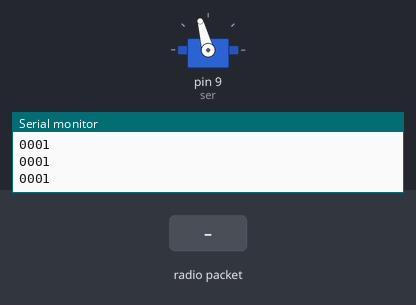
Bench run of a sketch on a simulated Arduino Uno, built with avr-gcc and run on an emulated ATmega328P. Parts: servo, the last lines printed to the serial monitor. Inputs (shaded band) come from the test bench. No radio packets arrive unless stated.

Above: at 1.2 s.
1.3 s: radio packet "5" arrives
At 2.5 s:
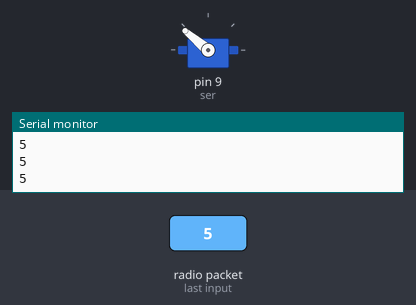
2.8 s: radio packet "90" arrives
At 3.5 s:
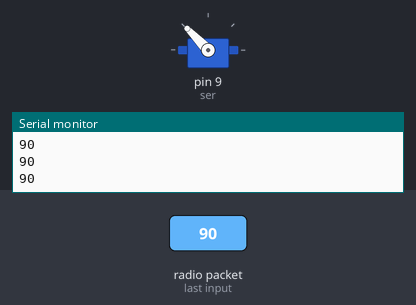
Timing chart, 0 to 5.8 s (numbered marks = the images above; inputs shaded):
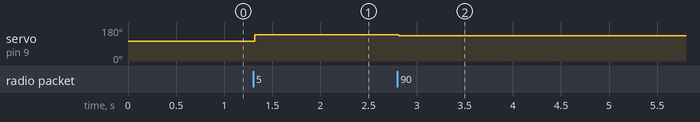

Measured:
- after the input at 1.3 s, servo on pin 9 (ser): 105° → 140° at once
- after the input at 2.8 s, servo on pin 9 (ser): 140° → 134° at once

The sketch:

Servo_RC_RX.ino
```cpp
#include <printf.h>
#include <nRF24L01.h>
#include <RF24_config.h>
#include <RF24.h>
#include <string.h>
#include <SPI.h>
#include <Servo.h>

  RF24 radio(7, 8); // CE,CSN
  const byte address[6] = "00001";

  Servo ser;
  int x, y;
  float z = 0.00;
  char text[32]="0001";

void setup() {

  Serial.begin(9600);
  radio.begin();
  radio.openReadingPipe(0, address);
  radio.setPALevel(RF24_PA_MIN);
  radio.startListening();


  ser.attach(9);
  ser.write(105);


}

void loop() {

  Serial.println(text);

  if(radio.available()){

    radio.read(&text, sizeof(text));

    Serial.print("Empfangen: ");
    Serial.println(text);

    x = atoi(text);

        //Servosteuerung

        if (x > 533)
        {
            //z=((x-523)*0.36);
            z=154-(9*x/98);
            ser.write(z);
        }
        else if(x<490){

          z=140-(x/14);
          ser.write(z);
        }
        else
        {
          ser.write(105);
        }

  }

}
```
